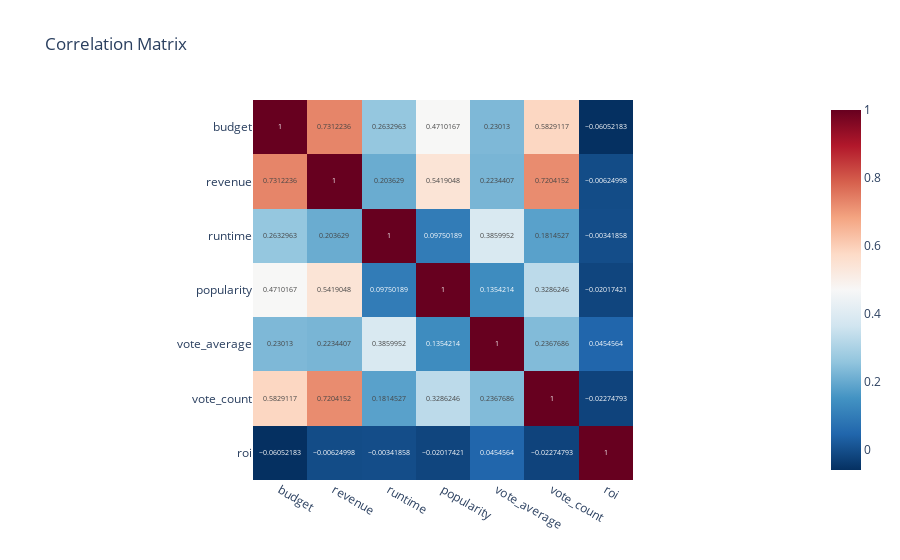

The cell this chart's notebook holds for it:
### Code cell
cols = ["budget", "revenue", "runtime", "popularity", "vote_average", "vote_count", "roi"]
corr = df[cols].corr()
fig4 = px.imshow(corr, text_auto=True, color_continuous_scale="RdBu_r",
title="Correlation Matrix")
fig4.show()

### Figure 1 — Plotly figure (JSON) as saved in the notebook; plotly's stock layout.template omitted (floating-point values rounded to 4 significant figures)
{"data": [{"coloraxis": "coloraxis", "name": "0", "texttemplate": "%{z}", "x": ["budget", "revenue", "runtime", "popularity", "vote_average", "vote_count", "roi"], "y": ["budget", "revenue", "runtime", "popularity", "vote_average", "vote_count", "roi"], "z": [[1.0, 0.7312, 0.2633, 0.471, 0.2301, 0.5829, -0.06052], [0.7312, 1.0, 0.2036, 0.5419, 0.2234, 0.7204, -0.00625], [0.2633, 0.2036, 1.0, 0.0975, 0.386, 0.1815, -0.003419], [0.471, 0.5419, 0.0975, 1.0, 0.1354, 0.3286, -0.02017], [0.2301, 0.2234, 0.386, 0.1354, 1.0, 0.2368, 0.04546], [0.5829, 0.7204, 0.1815, 0.3286, 0.2368, 1.0, -0.02275], [-0.06052, -0.00625, -0.003419, -0.02017, 0.04546, -0.02275, 1.0]], "type": "heatmap", "xaxis": "x", "yaxis": "y", "hovertemplate": "x: %{x}<br>y: %{y}<br>color: %{z}<extra></extra>"}], "layout": {"xaxis": {"anchor": "y", "domain": [0.0, 1.0], "scaleanchor": "y", "constrain": "domain"}, "yaxis": {"anchor": "x", "domain": [0.0, 1.0], "autorange": "reversed", "constrain": "domain"}, "coloraxis": {"colorscale": [[0.0, "rgb(5,48,97)"], [0.1, "rgb(33,102,172)"], [0.2, "rgb(67,147,195)"], [0.3, "rgb(146,197,222)"], [0.4, "rgb(209,229,240)"], [0.5, "rgb(247,247,247)"], [0.6, "rgb(253,219,199)"], [0.7, "rgb(244,165,130)"], [0.8, "rgb(214,96,77)"], [0.9, "rgb(178,24,43)"], [1.0, "rgb(103,0,31)"]]}, "title": {"text": "Correlation Matrix"}}}
